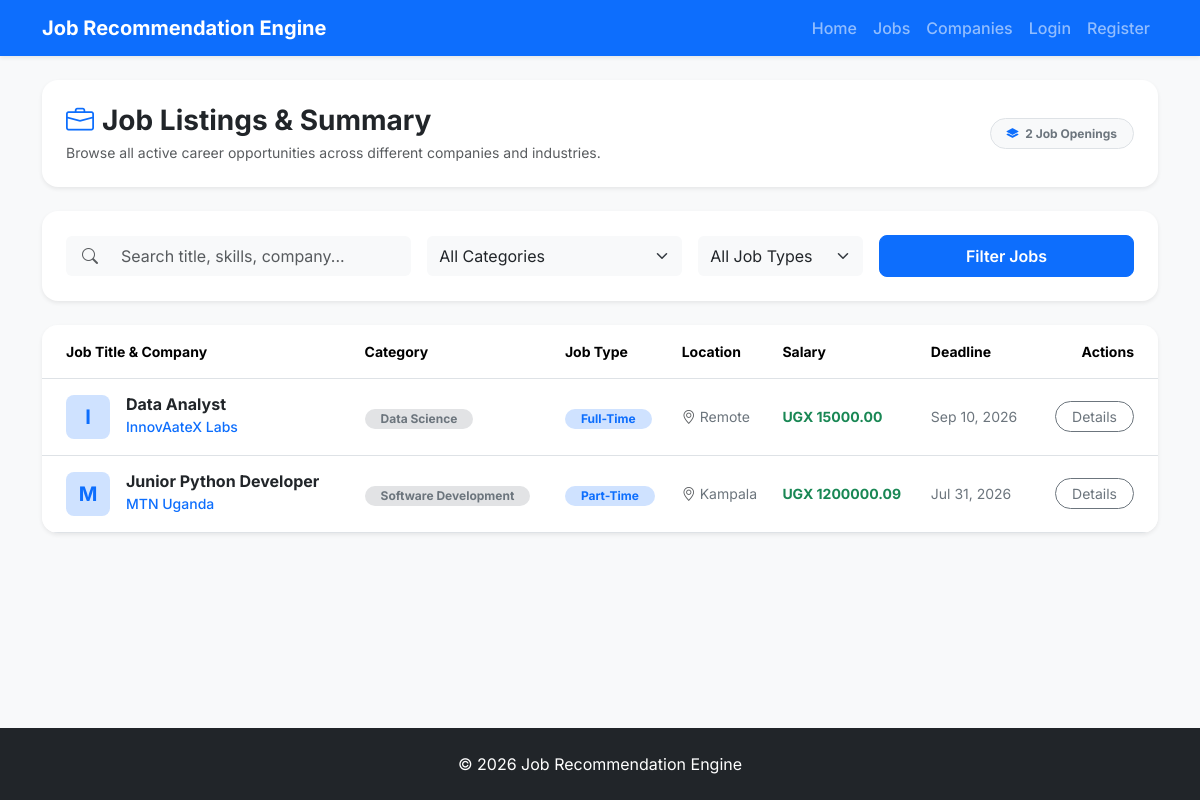
Screenshot of /jobs/ with the database file from the repository.
### recommender/models.py (models this page shows, shortened)
class Job(models.Model):
    JOB_TYPES = [
        ("Full-Time", "Full-Time"),
        ("Part-Time", "Part-Time"),
        ("Internship", "Internship"),
        ("Contract", "Contract"),
        ("Remote", "Remote"),
    ]
    title = models.CharField(max_length=200)
    company = models.ForeignKey(
        Company,
        on_delete=models.CASCADE,
        related_name="jobs"
    )
    posted_by = models.ForeignKey(
        User,
        on_delete=models.CASCADE,
        related_name="posted_jobs",
        null=True,
        blank=True,
    )
    category = models.ForeignKey(
        JobCategory,
        on_delete=models.CASCADE,
        related_name="jobs"
    )
    description = models.TextField()
    requirements = models.TextField()
    required_skills = models.TextField(
        help_text="Separate skills using commas"
    )
    location = models.CharField(max_length=100)
    salary = models.DecimalField(
        max_digits=10,
        decimal_places=2
    )
    experience_required = models.PositiveIntegerField()
    job_type = models.CharField(
        max_length=20,
        choices=JOB_TYPES
    )
    deadline = models.DateField()
    posted_at = models.DateTimeField(auto_now_add=True)

class Company(models.Model):
    name = models.CharField(max_length=200, unique=True)
    email = models.EmailField(blank=True)
    website = models.URLField(blank=True)
    location = models.CharField(max_length=100)
    description = models.TextField(blank=True)
    logo = models.ImageField(upload_to="company_logos/", blank=True, null=True)

class JobCategory(models.Model):
    name = models.CharField(max_length=100, unique=True)
    description = models.TextField(blank=True)

### recommender/views/jobs.py (the view, shortened to what this page needs)
# urls.py: path("jobs/", job_list, name="job_list"),
def job_list(request):
    search_query = request.GET.get("search", "").strip()
    category_id = request.GET.get("category", "").strip()
    job_type = request.GET.get("job_type", "").strip()
    location_query = request.GET.get("location", "").strip()
    jobs = Job.objects.select_related("company", "category").order_by("-posted_at")
    if category_id and category_id.isdigit():
        jobs = jobs.filter(category_id=int(category_id))
    if job_type:
        jobs = jobs.filter(job_type=job_type)
    if location_query:
        jobs = jobs.filter(location__icontains=location_query)
    categories = JobCategory.objects.all()
    job_types = [jt[0] for jt in Job.JOB_TYPES]
    return render(
        request,
        "jobs/list.html",
        {
            "jobs": jobs,
            "categories": categories,
            "job_types": job_types,
            "search_query": search_query,
            "selected_category": category_id,
            "selected_job_type": job_type,
            "location_query": location_query,
        },
    )

### recommender/templates/jobs/list.html (shortened to what this page needs)
{% extends "base.html" %}
{% block content %}
<div class="container my-4">
    <div class="card border-0 shadow-sm rounded-4 bg-white p-4 mb-4">
        <div class="d-flex align-items-center justify-content-between flex-wrap gap-3">
            <div>
                <h1 class="h3 fw-bold mb-1">
                    <i class="bi bi-briefcase text-primary me-2"></i>Job Listings & Summary
                </h1>
                <p class="text-muted small mb-0">
                    Browse all active career opportunities across different companies and industries.
                </p>
            </div>
            <div>
                <span class="badge bg-light text-secondary border px-3 py-2 rounded-pill small">
                    <i class="bi bi-layers-fill text-primary me-1"></i> {{ jobs|length }} Job Opening{{ jobs|length|pluralize }}
                </span>
            </div>
        </div>
    </div>
    <div class="card border-0 shadow-sm rounded-4 bg-white p-4 mb-4">
        <form method="get" action="{% url 'job_list' %}" class="row g-3 align-items-center">
            <div class="col-md-4">
                <div class="input-group">
                    <span class="input-group-text bg-light border-0 text-muted ps-3"><i class="bi bi-search"></i></span>
                    <input type="text" name="search" class="form-control border-0 bg-light py-2" placeholder="Search title, skills, company..." value="{{ search_query|default:'' }}">
                </div>
            </div>
            <div class="col-md-3">
                <select name="category" class="form-select border-0 bg-light py-2">
                    <option value="">All Categories</option>
                </select>
            </div>
            <div class="col-md-2">
                <select name="job_type" class="form-select border-0 bg-light py-2">
                    <option value="">All Job Types</option>
                </select>
            </div>
            <div class="col-md-3 d-flex gap-2">
                <button type="submit" class="btn btn-primary rounded-3 px-4 fw-semibold w-100 py-2">
                    Filter Jobs
                </button>
            </div>
        </form>
    </div>
    <div class="card border-0 shadow-sm rounded-4 bg-white overflow-hidden mb-5">
        {% if jobs %}
        <div class="table-responsive">
            <table class="table table-hover align-middle mb-0">
                <thead class="bg-light border-bottom">
                    <tr class="text-secondary small">
                        <th scope="col" class="ps-4 py-3">Job Title & Company</th>
                        <th scope="col" class="py-3">Category</th>
                        <th scope="col" class="py-3">Job Type</th>
                        <th scope="col" class="py-3">Location</th>
                        <th scope="col" class="py-3">Salary</th>
                        <th scope="col" class="py-3">Deadline</th>
                        <th scope="col" class="pe-4 py-3 text-end">Actions</th>
                    </tr>
                </thead>
                <tbody class="divide-y">
                    {% for job in jobs %}
                    <tr>
                        <td class="ps-4 py-3">
                            <div class="d-flex align-items-center gap-3">
                                <div class="bg-primary-subtle text-primary rounded-3 d-flex align-items-center justify-content-center fw-bold fs-5 flex-shrink-0" style="width: 44px; height: 44px;">
                                    {{ job.company.name|slice:":1"|upper }}
                                </div>
                                <div>
                                    <a href="{% url 'job_detail' job.id %}" class="fw-bold text-dark text-decoration-none h6 mb-0 d-block">
                                        {{ job.title }}
                                    </a>
                                    <small class="text-primary fw-medium">{{ job.company.name }}</small>
                                </div>
                            </div>
                        </td>
                        <td class="py-3">
                            <span class="badge bg-secondary-subtle text-secondary rounded-pill px-3 py-1 small">
                                {{ job.category.name|default:"General" }}
                            </span>
                        </td>
                        <td class="py-3">
                            <span class="badge bg-primary-subtle text-primary rounded-pill px-3 py-1 small">
                                {{ job.job_type }}
                            </span>
                        </td>
                        <td class="py-3 text-secondary small">
                            <i class="bi bi-geo-alt text-muted me-1"></i>{{ job.location }}
                        </td>
                        <td class="py-3 text-success fw-bold small">
                            UGX {{ job.salary }}
                        </td>
                        <td class="py-3 text-secondary small">
                            {{ job.deadline|date:"M d, Y" }}
                        </td>
                        <td class="pe-4 py-3 text-end">
                            <div class="d-flex align-items-center justify-content-end gap-2">
                                <a href="{% url 'job_detail' job.id %}" class="btn btn-sm btn-outline-secondary rounded-pill px-3">
                                    Details
                                </a>
                            </div>
                        </td>
                    </tr>
                    {% endfor %}
                </tbody>
            </table>
        </div>
        {% endif %}
    </div>
</div>
{% endblock %}

### recommender/static/recommender/css/custom.css (style rules this page uses)
:root { --font-family-base: 'Inter', -apple-system, BlinkMacSystemFont, "Segoe UI", Roboto, sans-serif; --primary-color: #0d6efd; --primary-hover: #0b5ed7; --primary-light: #e7f1ff; --body-bg: #f8f9fa; --card-bg: #ffffff; --text-primary: #212529; --text-muted: #6c757d; --border-color: #dee2e6; --radius-lg: 12px; --radius-md: 8px; --radius-sm: 6px; --shadow-sm: 0 0.125rem 0.25rem rgba(0, 0, 0, 0.075); --shadow-md: 0 0.5rem 1rem rgba(0, 0, 0, 0.1); --shadow-lg: 0 1rem 3rem rgba(0, 0, 0, 0.175); }
body { font-family: var(--font-family-base); background-color: var(--body-bg); color: var(--text-primary); display: flex; flex-direction: column; min-height: 100vh; }

### rows the page displays
Job: company.name "I", title "Data Analyst", company.name "InnovAateX Labs", category.name "Data Science", job_type "Full-Time", location "Remote", salary "15000.00", deadline "Sep 10, 2026"
Job: company.name "M", title "Junior Python Developer", company.name "MTN Uganda", category.name "Software Development", job_type "Part-Time", location "Kampala", salary "1200000.09", deadline "Jul 31, 2026"

### other values shown
{{ jobs|length }} "2"
